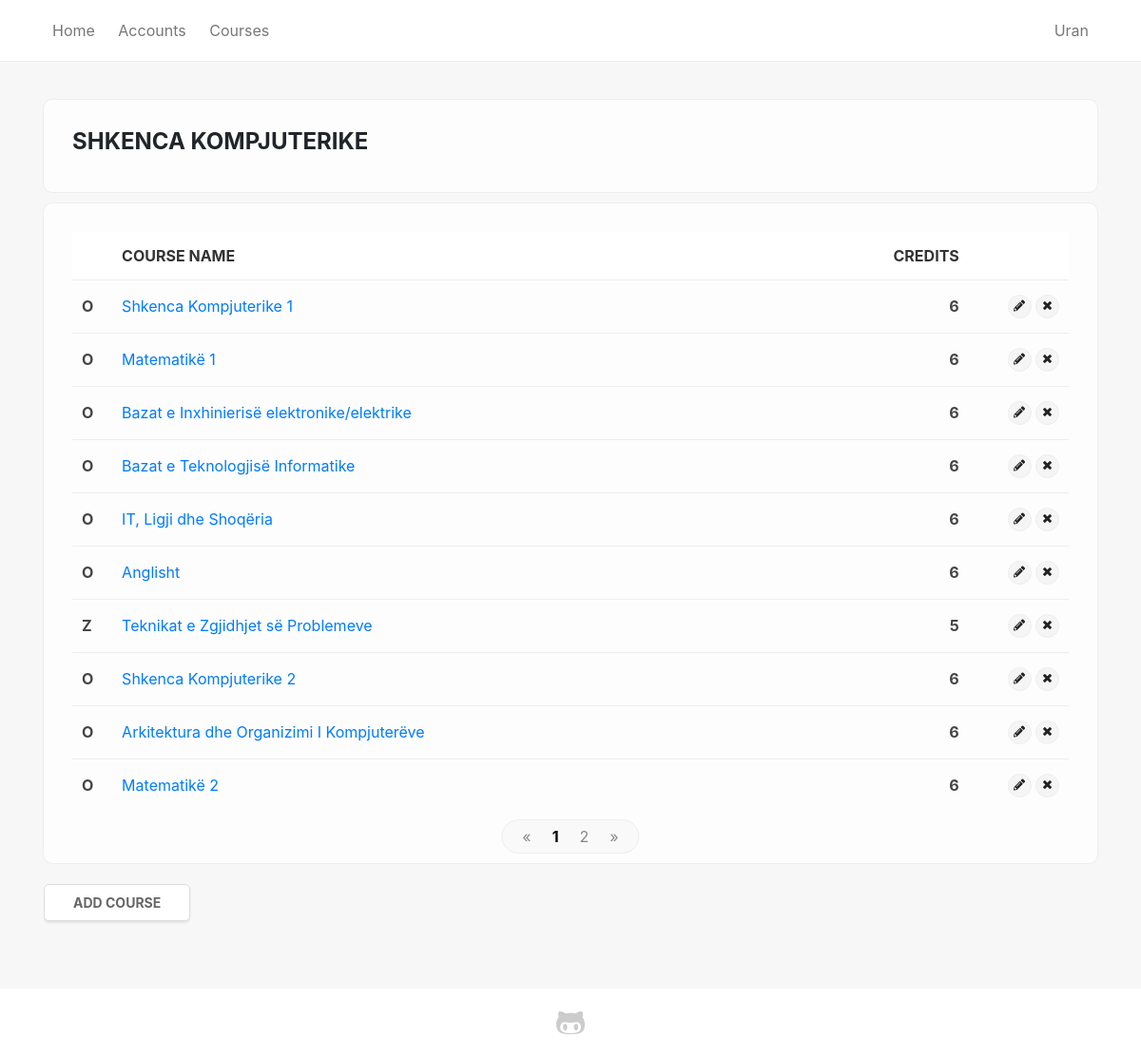
Screenshot of /program/1 (signed in) with the database file from the repository.
### sems/models.py (models this page shows, shortened)
class Student(models.Model):
    user = models.OneToOneField(User, on_delete=models.CASCADE, null=True)
    first_name = models.CharField(max_length=100, null=True)
    last_name = models.CharField(max_length=100, null=True)
    picture = models.ImageField(null=True, blank=True, default='no-img.png')
    website = models.URLField(max_length=100, null=True, blank=True)
    email = models.EmailField(max_length=100, null=True)
    program = models.ForeignKey(Program, on_delete=models.SET_NULL, null=True)
    country = models.ForeignKey(State, on_delete=models.SET_NULL, null=True)
    city = models.CharField(max_length=100, null=True)
    course = models.ManyToManyField(Course, related_name='course', blank=True)
    course_teacher = models.ManyToManyField(Course, related_name='course_teacher', blank=True)
    viti = models.IntegerField(choices=YEARS, default=1)
    semester = models.IntegerField(choices=SEMESTER, default=1)
    level = models.CharField(max_length=100, choices=LEVELS, default=1)

class Program(models.Model):
    name = models.CharField(max_length=150)
    summary = models.TextField(null=True, blank=True)

class Course(models.Model):
    name = models.CharField(max_length=200)
    summary = models.TextField(max_length=600, null=True, blank=True)
    program = models.ForeignKey(Program, on_delete=models.CASCADE)
    start_date = models.DateField()
    end_date = models.DateField()
    credits = models.IntegerField(null=True, default=0)
    obligative = models.BooleanField(default=True)
    year = models.IntegerField(choices=YEARS, default=1)
    semester = models.IntegerField(choices=SEMESTER, default=1)
    level = models.CharField(max_length=100, choices=LEVELS, default='Bachelor')
    def __str__(self):
        return self.name
    def get_type(self):
        if self.obligative:
            return "O"
        else:
            return "Z"

### sems/views.py (the view)
# urls.py: path('program/<int:pk>', views.program_detail, name='program_single'),
def program_detail(request, pk):
    program = Program.objects.get(pk=pk)
    courses = Course.objects.filter(program_id=pk)
    paginator = Paginator(courses, 10)
    page = request.GET.get('page')
    courses = paginator.get_page(page)
    if request.user.is_authenticated:
        return render(
            request,
            'program_single.html',
            {'program': program, 'courses': courses, 'credits': credits},
        )
    else:
        return redirect('login')

### sems/templates/program_single.html (shortened to what this page needs)
{% extends 'base_generic.html' %}
{% block content %}
<div class="container">
    <div class="no-shade card-box">
        <h4>{{ program.name }}</h4>
    </div>
    <div class="shadow-box">
        {% if courses %}
        <table>
            <thead>
                <tr>
                    <th></th>
                    <th>Course name</th>
                    <th class="text-right">Credits</th>
                    <th></th>
                </tr>
            </thead>
        {% for course in courses %}
            <tr>
                <td style="max-width: 20px"><b>{{ course.get_type }}</b></td>
                <td><a href="{% url 'course_detail' pk=course.pk %}">{{ course }}</a></td>
                <td class="text-right"><b>{{ course.credits }}</b></td>
                {% if user.is_superuser %}
                    <td style="max-width: 50px" class="text-right">
                        <a title="Edit" href="{% url 'course_edit' pk=course.pk %}" class="label sm-label"><i class="fas fa-pencil-alt"></i></a>
                        <span class="with-popup">
                            <a title="Delete" class="label sm-label"><i class="fas fa-times"></i></a>
                        </span>
                    </td>
                {% endif %}
            </tr>
        {% endfor %}
        </table>
        {% else %}
        <p class="text-center"><i class="material-icons">sentiment_dissatisfied</i><br/>No courses added</p>
        {% if user.is_superuser %}
        <p class="text-center lead">Start by <a href="{% url 'course_add' pk=program.pk %}">adding new course</a></p>
        {% endif %}
        {% endif %}
        {% if courses.paginator.page_range|length > 1 %}
        <br>
        <div class="pagination">
            <a href="?page=1">&laquo;</a>
            {% for i in courses.paginator.page_range %}
                {% if i == courses.number %}
                    <a href="?page={{ i }}"><b>{{ i }}</b></a>
                {% else %}
                    <a href="?page={{ i }}">{{ i }}</a>
                {% endif %}
            {% endfor %}
            <a href="?page={{ courses.paginator.num_pages }}">&raquo;</a>
        </div>
        {% endif %}
    </div>
    {% if user.is_authenticated and user.is_superuser and courses %}
    <div class="empty-box">
        <a class="btn btn-primary" href="{% url 'course_add' pk=program.pk %}">Add course</a>
    </div>
    {% endif %}
</div>
{% endblock %}

### sems/templates/base_generic.html (shortened to what this page needs)
{% load static %}
<html>
<head>
    <link rel="stylesheet" href="https://use.fontawesome.com/releases/v5.0.12/css/all.css">
    <link rel="stylesheet" href="{% static 'css/bootstrap.min.css' %}">
    <link rel="stylesheet" href="{% static 'css/main.css' %}">
    <link rel="stylesheet" href="{% static 'fonts/fontawesome-all.min.css' %}">
</head>
<body>
    <div class="wrapper">
        <header>
            <nav>
                <div class="container">
                    {% url 'home' as hom %} {% url 'students' as acc %} {% url 'programs' as prog %} {% url 'login' as log %} {% url 'student_detail' pk=user.student.pk as sd %}
                    <a href="{% url 'home' %}" {% if request.path == hom %} class="active" {% endif %}>Home</a>
                    <a href="{% url 'students' %}" {% if request.path == acc %} class="active" {% endif %}>Accounts</a>
                    <a href="{% url 'programs' %}" {% if request.path == prog %} class="active" {% endif %}>Courses</a>
                    <div class="inline-block float-right text-right">
                        {% if not user.is_authenticated %}
                        <a href="{% url 'login' %}" {% if request.path == log %} class="active" {% endif %}>Login</a> {% else %}
                        <div class="dd">
                            <a href="{% url 'student_detail' pk=user.student.pk %}" {% if request.path == sd %} class="active" {% endif %}>{{ user.student.first_name }}</a>
                        </div>
                        {% endif %}
                    </div>
                </div>
            </nav>
        </header>
        <br/> {% block content %} {% endblock %}
    </div>
    <footer>
        <div class="container">
            <div class="row justify-content-center">
                <div class="col-md-6 col-xs-12 text-center">
                    <a href="https://github.com/urankajtazaj/SEMS" title="View on GitHub" target="_blank"><i class="fab fa-github-alt fa-2x"></i></a>
                </div>
            </div>
        </div>
    </footer>
</body>
</html>

### sems/static/css/main.css (style rules this page uses)
* { --main-color: #006992; }
.inline-block { display: inline-block; }
body { display: flex; flex-direction: column; background-color: #f7f7f7; min-height: 100vh; }
.wrapper { flex: 1; }
nav { padding: 20px 0; background-color: #fff; margin-bottom: 15px; border-bottom: 1px solid #eee; }
nav a { padding: 20px 10px; color: #777; border-bottom: 2px solid transparent; transition: 100ms ease; }
.dd { position: relative; display: inline; }
.shadow-box, .card-box, .empty-box { padding: 30px; border-radius: 10px; margin-bottom: 10px; display: block; border: 1px solid #eee; position: relative; background-color: #fff; background-color: rgba(255,255,255,.8); position: relative; overflow: hidden; }
.no-shade h4, .no-shade h3 { font-weight: bold; text-transform: uppercase; }
.empty-box { border-color: transparent; background-color: transparent; padding: 10px 0; }
table { width: 100%; }
td, th { padding: 15px 10px; border-top: 1px solid #eee; color: #444; }
th { border: none; color: #333; background-color: #fff; text-transform: uppercase; }
.btn { border: none; text-transform: uppercase; font-size: normal; font-weight: bold; border-radius: 4px; position: relative; padding: 6px 20px; padding-left: 30px; }
.label { display: inline-flex; justify-content: center; align-items: center; border-radius: 50px; background-color: #f5f5f5; color: #777; padding: 4px 10px; border: 1px solid #eee; }
.btn-primary, .empty-box a.btn-primary, .empty-box button.btn-primary, input.btn-primary, .btn-third, .btn-danger { border-radius: 5px; background-color: #fff; border: 1px solid #ddd; color: #666; font-size: 14px; box-shadow: none; padding: 8px 30px; box-shadow: 0 2px 2px rgba(0,0,0,0.08); }
td { position: relative; }
footer { background-color: #fff; padding: 20px 0; margin-top: 50px; }
footer a { color: #ccc; transition: 150ms ease; }
.pagination { background-color: #f9f9f9; display: inline-flex; justify-content: center; border-radius: 100px; position: absolute; content: ' '; left: 50%; bottom: 10; transform: translateX(-50%); padding-left: 10px; padding-right: 10px; border: 1px solid #eee; }
.pagination a { padding: 5px 11px; color: #888; }
.pagination a b, .pagination a:hover { color: #6B6DFB; color: #000; }
.with-popup { position: relative; }
.with-popup a { cursor: pointer; }
.sm-label { width: 25px; height: 25px; font-size: 12px; }
td .fas { color: #222; }

### rows the page displays
Program: name "SHKENCA KOMPJUTERIKE"
Course: get_type "O", name "Shkenca Kompjuterike 1", credits "6"
Course: get_type "O", name "Matematikë 1", credits "6"
Course: get_type "O", name "Bazat e Inxhinierisë elektronike/elektrike", credits "6"
Course: get_type "O", name "Bazat e Teknologjisë Informatike", credits "6"
Course: get_type "O", name "IT, Ligji dhe Shoqëria", credits "6"
Course: get_type "O", name "Anglisht", credits "6"
Course: get_type "Z", name "Teknikat e Zgjidhjet së Problemeve", credits "5"
Course: get_type "O", name "Shkenca Kompjuterike 2", credits "6"
Course: get_type "O", name "Arkitektura dhe Organizimi I Kompjuterëve", credits "6"
Course: get_type "O", name "Matematikë 2", credits "6"

### other values shown
{{ user.student.first_name }} "Uran"
{{ i }} "1"
{{ i }} "2"
